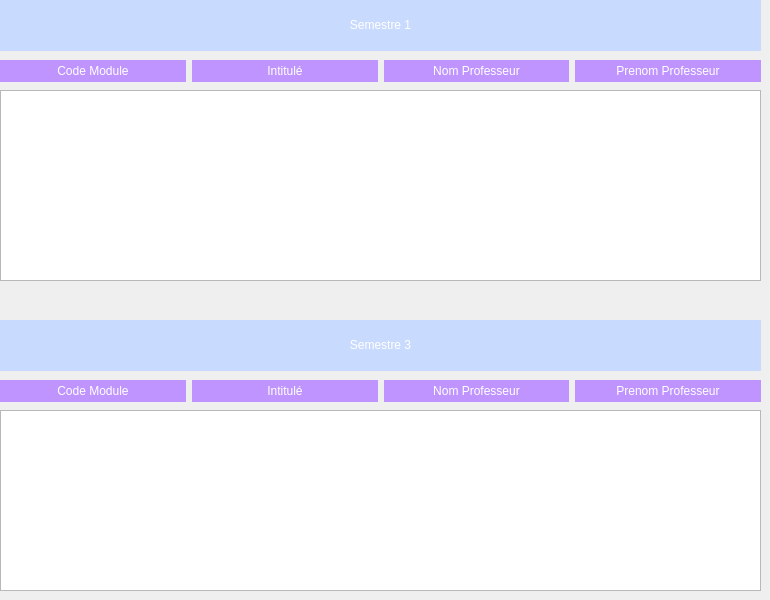
      <widget class="QWidget" name="modulePage">
       <widget class="QLabel" name="label_46">
        <property name="geometry">
         <rect>
          <x>220</x>
          <y>260</y>
          <width>181</width>
          <height>51</height>
         </rect>
        </property>
        <property name="text">
         <string/>
        </property>
       </widget>
       <widget class="QLabel" name="label_106">
        <property name="geometry">
         <rect>
          <x>0</x>
          <y>0</y>
          <width>761</width>
          <height>51</height>
         </rect>
        </property>
        <property name="styleSheet">
         <string notr="true">background-color: rgb(201, 218, 255);
color: rgb(255, 255, 255);
font: 900 11pt &quot;Segoe UI&quot;;</string>
        </property>
        <property name="text">
         <string>&lt;html&gt;&lt;head/&gt;&lt;body&gt;&lt;p align=&quot;center&quot;&gt;Semestre 1&lt;/p&gt;&lt;/body&gt;&lt;/html&gt;</string>
        </property>
       </widget>
       <widget class="QTableView" name="s1_modtableView">
        <property name="geometry">
         <rect>
          <x>0</x>
          <y>90</y>
          <width>761</width>
          <height>191</height>
         </rect>
        </property>
       </widget>
       <widget class="QLabel" name="label_107">
        <property name="geometry">
         <rect>
          <x>0</x>
          <y>320</y>
          <width>761</width>
          <height>51</height>
         </rect>
        </property>
        <property name="styleSheet">
         <string notr="true">background-color: rgb(201, 218, 255);
color: rgb(255, 255, 255);
font: 900 11pt &quot;Segoe UI&quot;;</string>
        </property>
        <property name="text">
         <string>&lt;html&gt;&lt;head/&gt;&lt;body&gt;&lt;p align=&quot;center&quot;&gt;Semestre 3&lt;/p&gt;&lt;/body&gt;&lt;/html&gt;</string>
        </property>
       </widget>
       <widget class="QTableView" name="s3_mod_tableView">
        <property name="geometry">
         <rect>
          <x>0</x>
          <y>410</y>
          <width>761</width>
          <height>181</height>
         </rect>
        </property>
       </widget>
       <widget class="QWidget" name="horizontalLayoutWidget_2">
        <property name="geometry">
         <rect>
          <x>0</x>
          <y>60</y>
          <width>761</width>
          <height>22</height>
         </rect>
        </property>
        <layout class="QHBoxLayout" name="horizontalLayout_2">
         <item>
          <widget class="QLabel" name="label_122">
           <property name="styleSheet">
            <string notr="true">font: 700 11pt &quot;Segoe UI&quot;;
color: rgb(255, 255, 255);
background-color: rgb(191, 148, 255);</string>
           </property>
           <property name="text">
            <string>&lt;html&gt;&lt;head/&gt;&lt;body&gt;&lt;p align=&quot;center&quot;&gt;Code Module&lt;/p&gt;&lt;/body&gt;&lt;/html&gt;</string>
           </property>
          </widget>
         </item>
         <item>
          <widget class="QLabel" name="label_121">
           <property name="styleSheet">
            <string notr="true">font: 700 11pt &quot;Segoe UI&quot;;
color: rgb(255, 255, 255);
background-color: rgb(191, 148, 255);</string>
           </property>
           <property name="text">
            <string>&lt;html&gt;&lt;head/&gt;&lt;body&gt;&lt;p align=&quot;center&quot;&gt;Intitulé&lt;/p&gt;&lt;/body&gt;&lt;/html&gt;</string>
           </property>
          </widget>
         </item>
         <item>
          <widget class="QLabel" name="label_119">
           <property name="styleSheet">
            <string notr="true">font: 700 11pt &quot;Segoe UI&quot;;
color: rgb(255, 255, 255);
background-color: rgb(191, 148, 255);</string>
           </property>
           <property name="text">
            <string>&lt;html&gt;&lt;head/&gt;&lt;body&gt;&lt;p align=&quot;center&quot;&gt;Nom Professeur&lt;/p&gt;&lt;/body&gt;&lt;/html&gt;</string>
           </property>
          </widget>
         </item>
         <item>
          <widget class="QLabel" name="label_118">
           <property name="styleSheet">
            <string notr="true">font: 700 11pt &quot;Segoe UI&quot;;
color: rgb(255, 255, 255);
background-color: rgb(191, 148, 255);</string>
           </property>
           <property name="text">
            <string>&lt;html&gt;&lt;head/&gt;&lt;body&gt;&lt;p align=&quot;center&quot;&gt;Prenom Professeur&lt;/p&gt;&lt;/body&gt;&lt;/html&gt;</string>
           </property>
          </widget>
         </item>
        </layout>
       </widget>
       <widget class="QWidget" name="horizontalLayoutWidget_3">
        <property name="geometry">
         <rect>
          <x>0</x>
          <y>380</y>
          <width>761</width>
          <height>22</height>
         </rect>
        </property>
        <layout class="QHBoxLayout" name="horizontalLayout_3">
         <item>
          <widget class="QLabel" name="label_123">
           <property name="styleSheet">
            <string notr="true">font: 700 11pt &quot;Segoe UI&quot;;
color: rgb(255, 255, 255);
background-color: rgb(191, 148, 255);</string>
           </property>
           <property name="text">
            <string>&lt;html&gt;&lt;head/&gt;&lt;body&gt;&lt;p align=&quot;center&quot;&gt;Code Module&lt;/p&gt;&lt;/body&gt;&lt;/html&gt;</string>
           </property>
          </widget>
         </item>
         <item>
          <widget class="QLabel" name="label_124">
           <property name="styleSheet">
            <string notr="true">font: 700 11pt &quot;Segoe UI&quot;;
color: rgb(255, 255, 255);
background-color: rgb(191, 148, 255);</string>
           </property>
           <property name="text">
            <string>&lt;html&gt;&lt;head/&gt;&lt;body&gt;&lt;p align=&quot;center&quot;&gt;Intitulé&lt;/p&gt;&lt;/body&gt;&lt;/html&gt;</string>
           </property>
          </widget>
         </item>
         <item>
          <widget class="QLabel" name="label_125">
           <property name="styleSheet">
            <string notr="true">font: 700 11pt &quot;Segoe UI&quot;;
color: rgb(255, 255, 255);
background-color: rgb(191, 148, 255);</string>
           </property>
           <property name="text">
            <string>&lt;html&gt;&lt;head/&gt;&lt;body&gt;&lt;p align=&quot;center&quot;&gt;Nom Professeur&lt;/p&gt;&lt;/body&gt;&lt;/html&gt;</string>
           </property>
          </widget>
         </item>
         <item>
          <widget class="QLabel" name="label_126">
           <property name="styleSheet">
            <string notr="true">font: 700 11pt &quot;Segoe UI&quot;;
color: rgb(255, 255, 255);
background-color: rgb(191, 148, 255);</string>
           </property>
           <property name="text">
            <string>&lt;html&gt;&lt;head/&gt;&lt;body&gt;&lt;p align=&quot;center&quot;&gt;Prenom Professeur&lt;/p&gt;&lt;/body&gt;&lt;/html&gt;</string>
           </property>
          </widget>
         </item>
        </layout>
       </widget>
      </widget>
